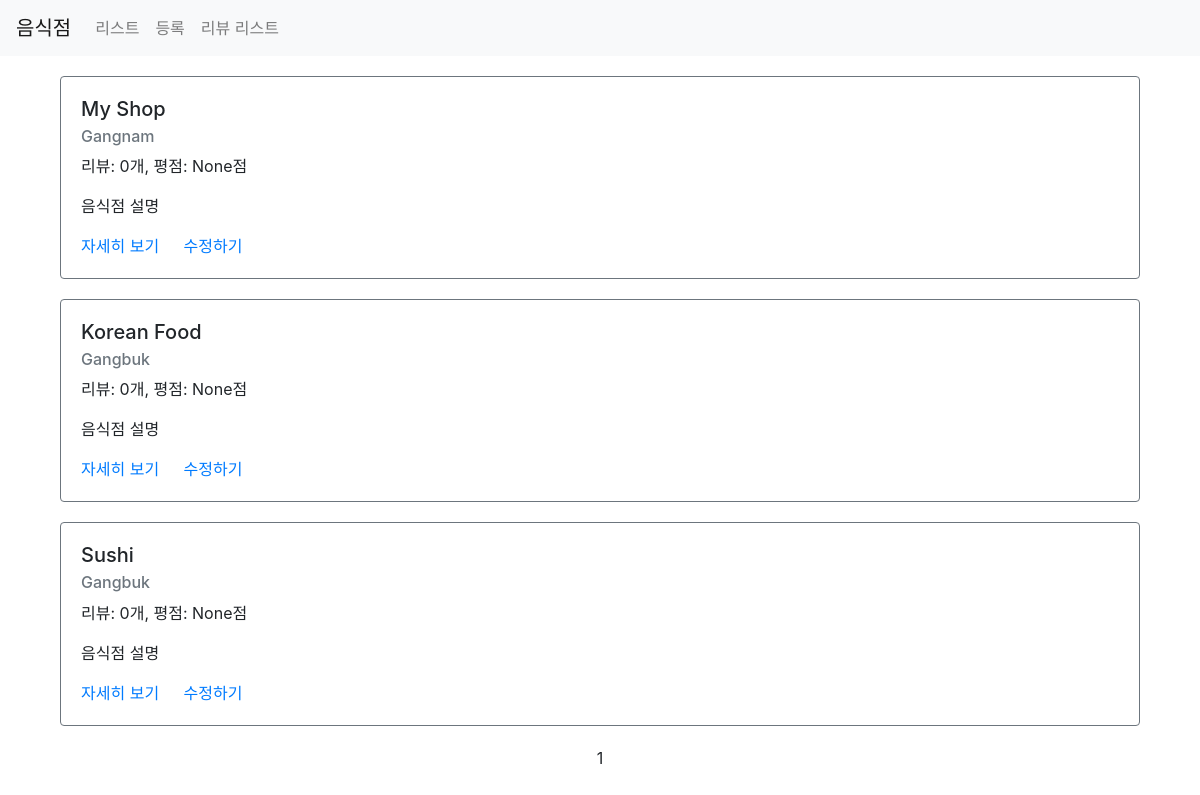
Before: /third/list/?page=2 with the older database file.
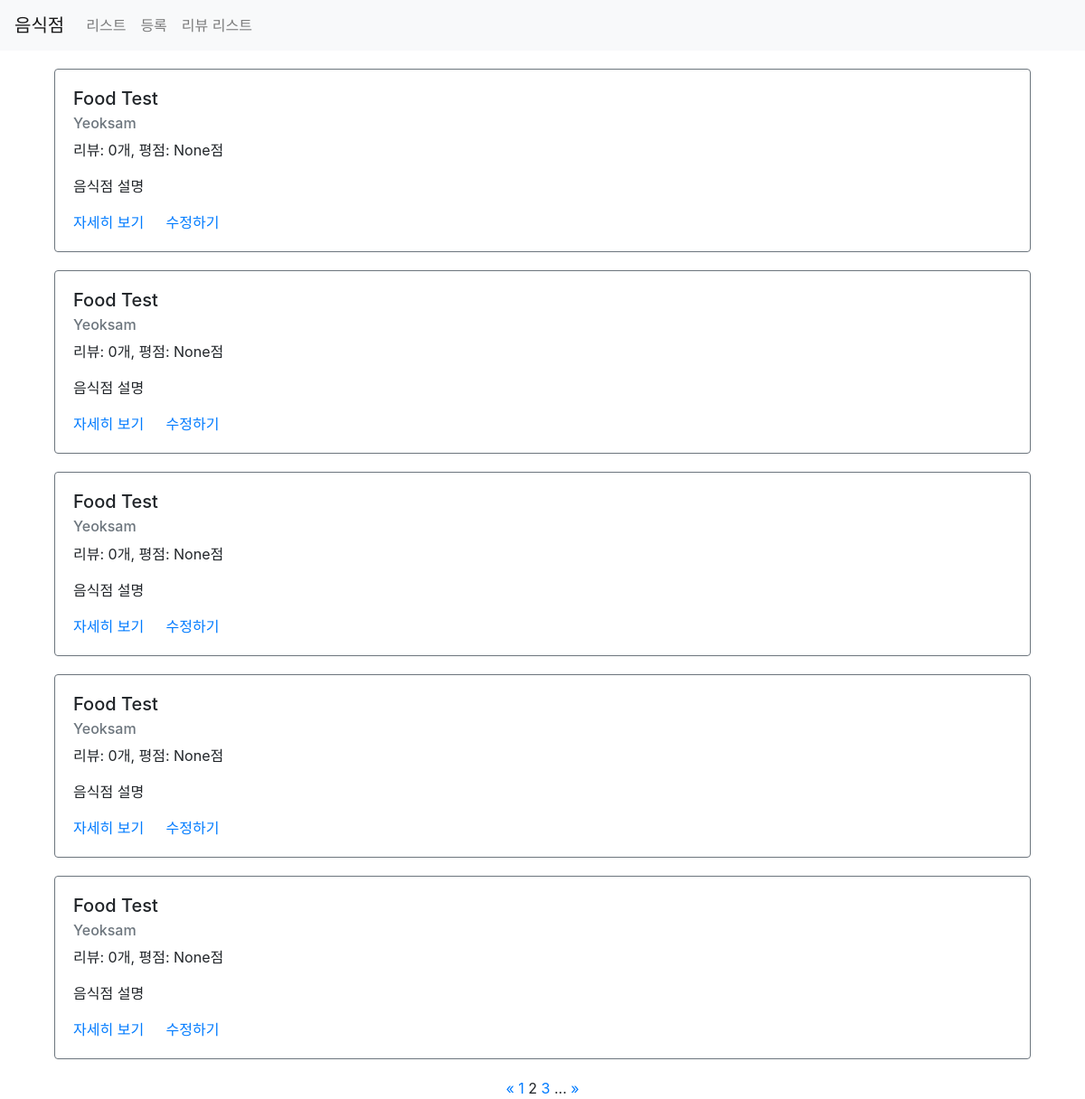
After: the same page with the newer database file.
### third/models.py (models this page shows)
class Restaurant(models.Model):
    name = models.CharField(max_length=30)
    address = models.CharField(max_length=200)
    password = models.CharField(max_length=20, default=None, null=True)
    image = models.CharField(max_length=500, default=None, null=True)
    created_at = models.DateTimeField(auto_now_add=True)
    updated_at = models.DateTimeField(auto_now=True)

### third/views.py (the view)
# urls.py: path('list/', views.list, name="list"),
def list(request):
    restaurants = Restaurant.objects.all().annotate(reviews_count=Count('review')).annotate(average_point=Avg('review__point'))
    paginator = Paginator(restaurants, 5)
    page = request.GET.get('page')
    items = paginator.get_page(page)
    context = {
        'restaurants': items
    }
    return render(request, 'third/list.html', context)

### third/templates/third/list.html
{% extends 'third/base.html' %}
{% load static %}
{% block content %}
<div class="container">
    {% for item in restaurants %}
    <div class="row restaurant-item" style="margin: 20px auto;">
        <div class="col-sm-12">
            <div class="card border-secondary">
                <div class="card-body">
                    <h5 class="card-title">{{ item.name }}</h5>
                    <h6 class="card-subtitle mb-2 text-muted">{{ item.address }}</h6>
                    <p class="card-text">리뷰: {{ item.reviews_count }}개, 평점: {{ item.average_point }}점</p>
                    <p class="card-text">음식점 설명</p>
                    <a href="{% url 'restaurant-detail' id=item.id %}" class="card-link">자세히 보기</a>
                    <a href="{% url 'restaurant-update' %}?id={{ item.id }}" class="card-link">수정하기</a>
                </div>
            </div>
        </div>
    </div>
    {% endfor %}
    <div class="row">
        <div class="col-sm-12 text-center">
            <div class="pagination">
                <span class="step-links text-center" style="width: 100%;">
                    {% if restaurants.has_previous %}
                        <a href="?page=1">&laquo</a>
                        <a href="?page={{restaurants.previous_page_number}}">{{restaurants.previous_page_number}}</a>
                    {% endif %}
                    <span class="current">
                        {{ restaurants.number }}
                    </span>
                    {% if restaurants.has_next %}
                        <a href="?page={{ restaurants.next_page_number }}">{{ restaurants.next_page_number }}</a>
                        ...
                        <a href="?page={{ restaurants.paginator.num_pages }}">&raquo;</a>
                    {% endif %}
                </span>
            </div>
        </div>
    </div>
</div>
{% endblock %}

### third/templates/third/base.html (shortened to what this page needs)
{% load static %}
<!DOCTYPE html>
<html lang="en">
    <head>
        <link rel="stylesheet" href="https://cdn.jsdelivr.net/npm/bootstrap@4.1.3/dist/css/bootstrap.min.css">
        <link rel="stylesheet" href="{% static 'third/styles.css' %}">
    </head>
    <body>
        <nav class="navbar navbar-expand-lg navbar-light bg-light">
            <a class="navbar-brand" href="/third/list">음식점</a>
            <div class="collapse navbar-collapse" id="navbarNav">
            <ul class="navbar-nav">
                <li class="nav-item">
                    <a class="nav-link" href="/third/list">리스트</a>
                </li>
                <li class="nav-item">
                    <a class="nav-link" href="/third/create">등록</a>
                </li>
                <li class="nav-item">
                    <a class="nav-link" href="/third/review/list">리뷰 리스트</a>
                </li>
            </ul>
            </div>
        </nav>
        {% block content %}
        {% endblock %}
    </body>
</html>

Changed rows visible on the page:
removed Restaurant: name "My Shop", address "Gangnam", reviews_count "0", average_point "None"
no longer on this page (row unchanged): Restaurant: name "Korean Food", address "Gangbuk", reviews_count "0", average_point "None"
no longer on this page (row unchanged): Restaurant: name "Sushi", address "Gangbuk", reviews_count "0", average_point "None"
added Restaurant: name "Food Test", address "Yeoksam", reviews_count "0", average_point "None"
added Restaurant: name "Food Test", address "Yeoksam", reviews_count "0", average_point "None"
added Restaurant: name "Food Test", address "Yeoksam", reviews_count "0", average_point "None"
added Restaurant: name "Food Test", address "Yeoksam", reviews_count "0", average_point "None"
added Restaurant: name "Food Test", address "Yeoksam", reviews_count "0", average_point "None"
Other visible differences:
{{ restaurants.previous_page_number }}: (not shown) → "1"
{{ restaurants.number }}: "1" → "2"
{{ restaurants.next_page_number }}: (not shown) → "3"
